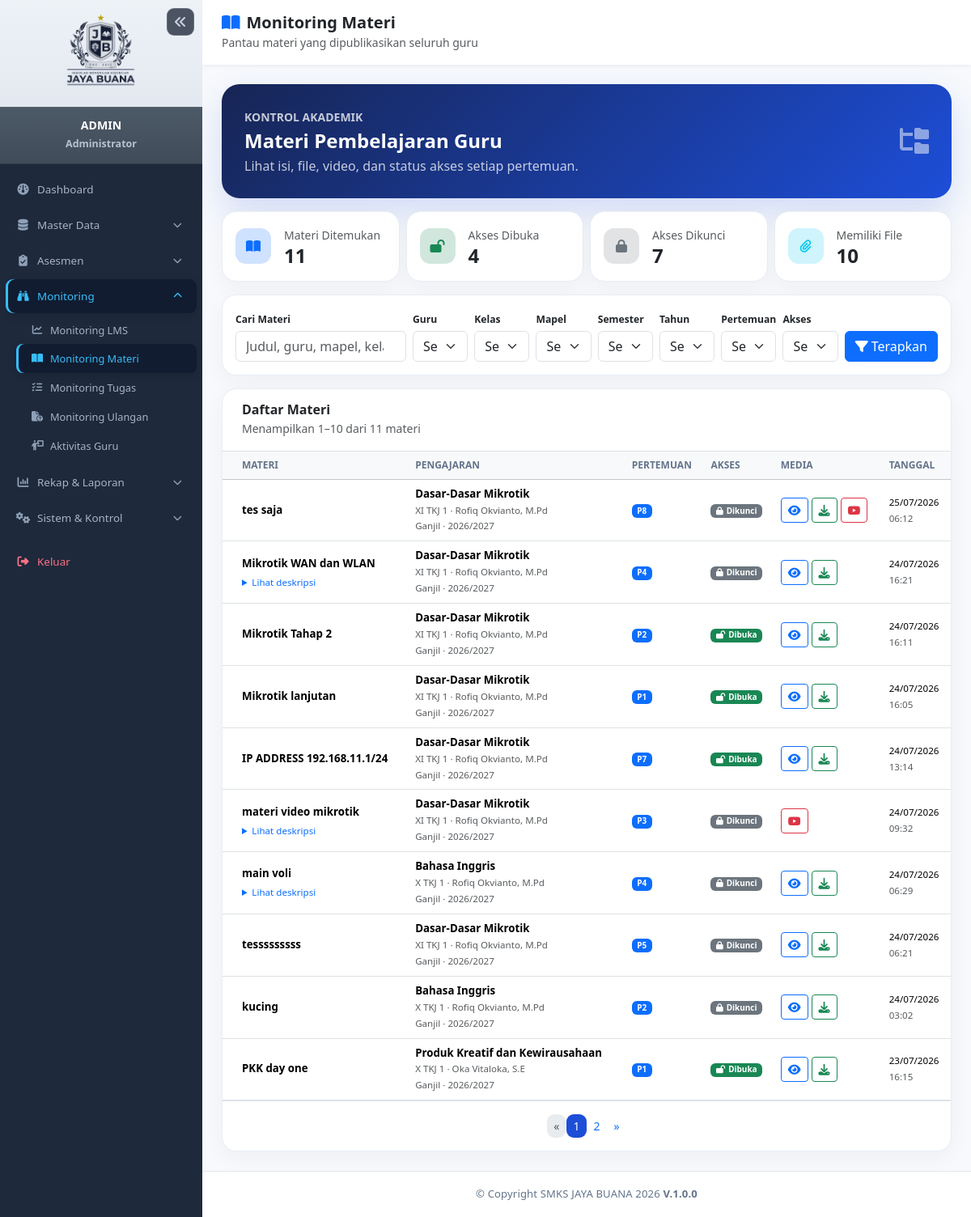
Screenshot of /admin/monitoring_materi.php (signed in) with the database file from the repository.
### tables this page shows
CREATE TABLE `materi` (
  `id` int(10) UNSIGNED NOT NULL,
  `pengajaran_id` int(10) UNSIGNED NOT NULL,
  `pertemuan_ke` tinyint(3) UNSIGNED NOT NULL DEFAULT 1,
  `judul` varchar(200) NOT NULL,
  `deskripsi` text DEFAULT NULL,
  `video_url` varchar(500) DEFAULT NULL,
  `file_path` varchar(255) DEFAULT NULL,
  `created_at` timestamp NULL DEFAULT current_timestamp()
);

CREATE TABLE `mapel` (
  `id` int(10) UNSIGNED NOT NULL,
  `kode_mapel` varchar(20) NOT NULL,
  `nama_mapel` varchar(100) NOT NULL,
  `kelompok` varchar(50) DEFAULT 'Muatan Kejuruan',
  `created_at` timestamp NULL DEFAULT current_timestamp()
);

CREATE TABLE `kelas` (
  `id` int(10) UNSIGNED NOT NULL,
  `nama_kelas` varchar(50) NOT NULL,
  `tingkat` enum('X','XI','XII') NOT NULL,
  `jurusan` varchar(100) NOT NULL,
  `created_at` timestamp NULL DEFAULT current_timestamp()
);

CREATE TABLE `guru` (
  `id` int(10) UNSIGNED NOT NULL,
  `user_id` int(10) UNSIGNED NOT NULL,
  `nip` varchar(30) DEFAULT NULL,
  `nama_lengkap` varchar(100) NOT NULL,
  `email` varchar(100) DEFAULT NULL,
  `created_at` timestamp NULL DEFAULT current_timestamp()
);

CREATE TABLE `pengajaran` (
  `id` int(10) UNSIGNED NOT NULL,
  `guru_id` int(10) UNSIGNED NOT NULL,
  `mapel_id` int(10) UNSIGNED NOT NULL,
  `kelas_id` int(10) UNSIGNED NOT NULL,
  `tahun_ajaran` varchar(10) DEFAULT '2025/2026',
  `semester` enum('Ganjil','Genap') DEFAULT 'Genap',
  `kkm` decimal(5,2) UNSIGNED NOT NULL DEFAULT 75.00,
  `created_at` timestamp NULL DEFAULT current_timestamp()
);

### config/helper.php (called while the page is built, shortened)
<?php
function sanitize($data) {
    return htmlspecialchars(trim($data), ENT_QUOTES, 'UTF-8');
}

### admin/monitoring_materi.php (the view, shortened to what this page needs)
<?php
require_once __DIR__ . '/../includes/header.php';
$db = Database::getInstance();
$guru_id = (int)($_GET['guru_id'] ?? 0);
$kelas_id = (int)($_GET['kelas_id'] ?? 0);
$mapel_id = (int)($_GET['mapel_id'] ?? 0);
$semester = in_array($_GET['semester'] ?? '', ['Ganjil', 'Genap'], true) ? $_GET['semester'] : '';
$tahun_ajaran = trim($_GET['tahun_ajaran'] ?? '');
$pertemuan = (int)($_GET['pertemuan'] ?? 0);
$status_akses = in_array($_GET['status_akses'] ?? '', ['Dibuka', 'Dikunci'], true) ? $_GET['status_akses'] : '';
$q = trim($_GET['q'] ?? '');
$halaman = max(1, (int)($_GET['page'] ?? 1));
$per_halaman = 10;
if ($pertemuan < 1 || $pertemuan > 20) $pertemuan = 0;
$where = [];
$params = [];
$where_sql = $where ? ' WHERE ' . implode(' AND ', $where) : '';
$from_sql =
    ' FROM materi mat
      JOIN pengajaran p ON p.id=mat.pengajaran_id
      JOIN guru g ON g.id=p.guru_id
      JOIN mapel m ON m.id=p.mapel_id
      JOIN kelas k ON k.id=p.kelas_id
      LEFT JOIN akses_pertemuan ap ON ap.pengajaran_id=mat.pengajaran_id
                                  AND ap.pertemuan_ke=mat.pertemuan_ke ';
$stmt = $db->prepare('SELECT COUNT(*)' . $from_sql . $where_sql);
$stmt->execute($params);
$total_materi = (int)$stmt->fetchColumn();
$total_halaman = max(1, (int)ceil($total_materi / $per_halaman));
$halaman = min($halaman, $total_halaman);
$offset = ($halaman - 1) * $per_halaman;
$stmt = $db->prepare(
    "SELECT mat.id,mat.pertemuan_ke,mat.judul,mat.deskripsi,mat.video_url,mat.file_path,mat.created_at,
            p.semester,p.tahun_ajaran,g.nama_lengkap AS nama_guru,m.nama_mapel,k.nama_kelas,
            COALESCE(ap.status,'Dikunci') AS status_akses,ap.dibuka_pada
     $from_sql $where_sql
     ORDER BY mat.created_at DESC,mat.id DESC LIMIT ? OFFSET ?"
);
$index = 1;
$stmt->bindValue($index++, $per_halaman, PDO::PARAM_INT);
$stmt->bindValue($index, $offset, PDO::PARAM_INT);
$stmt->execute();
$materi_list = $stmt->fetchAll();
$stmt = $db->prepare(
    "SELECT COUNT(*) total,
            SUM(CASE WHEN COALESCE(ap.status,'Dikunci')='Dibuka' THEN 1 ELSE 0 END) dibuka,
            SUM(CASE WHEN COALESCE(ap.status,'Dikunci')='Dikunci' THEN 1 ELSE 0 END) dikunci,
            SUM(CASE WHEN mat.file_path IS NOT NULL AND mat.file_path<>'' THEN 1 ELSE 0 END) dengan_file
     $from_sql $where_sql"
);
$stmt->execute($params);
$ringkasan = $stmt->fetch() ?: ['total'=>0,'dibuka'=>0,'dikunci'=>0,'dengan_file'=>0];
$query_state = [
    'guru_id'=>$guru_id,'kelas_id'=>$kelas_id,'mapel_id'=>$mapel_id,'semester'=>$semester,
    'tahun_ajaran'=>$tahun_ajaran,'pertemuan'=>$pertemuan,'status_akses'=>$status_akses,'q'=>$q,
];
function url_video_materi_admin(?string $url): ?string {
    if (!$url || !filter_var($url, FILTER_VALIDATE_URL)) return null;
    $host = strtolower((string)parse_url($url, PHP_URL_HOST));
    $host = preg_replace('/^www\./', '', $host);
    return in_array($host, ['youtube.com', 'm.youtube.com', 'youtu.be'], true) ? $url : null;
}
?>
<?php require_once __DIR__ . '/../includes/sidebar.php'; ?>
<div id="page-content-wrapper" class="material-monitor-page">
<nav class="navbar top-navbar px-3 px-md-4 py-3"><div><h5 class="fw-bold mb-0"><i class="fa-solid fa-book-open text-primary me-2"></i>Monitoring Materi</h5><small class="text-muted">Pantau materi yang dipublikasikan seluruh guru</small></div></nav>
<main class="container-fluid monitor-content p-3 p-md-4">
    <section class="monitor-hero mb-3"><div class="d-flex flex-wrap justify-content-between align-items-center gap-3"><div><small class="text-uppercase fw-semibold opacity-75">Kontrol Akademik</small><h2 class="h4 fw-bold my-1">Materi Pembelajaran Guru</h2><p class="mb-0 opacity-75">Lihat isi, file, video, dan status akses setiap pertemuan.</p></div><i class="fa-solid fa-folder-tree fa-2x opacity-50"></i></div></section>
    <div class="row g-2 mb-3">
        <?php foreach([
            ['Materi Ditemukan',(int)$ringkasan['total'],'fa-book-open','primary'],
            ['Akses Dibuka',(int)$ringkasan['dibuka'],'fa-lock-open','success'],
            ['Akses Dikunci',(int)$ringkasan['dikunci'],'fa-lock','secondary'],
            ['Memiliki File',(int)$ringkasan['dengan_file'],'fa-paperclip','info'],
        ] as [$label,$jumlah,$icon,$warna]): ?><div class="col-6 col-xl-3"><div class="card metric-card p-3 h-100"><div class="d-flex align-items-center gap-3"><span class="metric-icon bg-<?= $warna ?>-subtle text-<?= $warna ?>"><i class="fa-solid <?= $icon ?>"></i></span><div><small class="text-muted"><?= $label ?></small><h4 class="fw-bold mb-0"><?= $jumlah ?></h4></div></div></div></div><?php endforeach ?>
    </div>
    <section class="card monitor-card filter-card mb-3"><div class="card-body p-3">
        <form method="get" id="filterMateriAdmin" class="row g-2 align-items-end">
            <div class="col-md-6 col-xl-3"><label class="form-label">Cari Materi</label><input type="search" name="q" value="<?= sanitize($q) ?>" class="form-control" placeholder="Judul, guru, mapel, kelas..."></div>
            <div class="col-6 col-md-3 col-xl"><label class="form-label">Guru</label><select name="guru_id" class="form-select"><option value="0">Semua</option></select></div>
            <div class="col-6 col-md-3 col-xl"><label class="form-label">Kelas</label><select name="kelas_id" class="form-select"><option value="0">Semua</option></select></div>
            <div class="col-6 col-md-3 col-xl"><label class="form-label">Mapel</label><select name="mapel_id" class="form-select"><option value="0">Semua</option></select></div>
            <div class="col-6 col-md-3 col-xl"><label class="form-label">Semester</label><select name="semester" class="form-select"><option value="">Semua</option></select></div>
            <div class="col-6 col-md-3 col-xl"><label class="form-label">Tahun</label><select name="tahun_ajaran" class="form-select"><option value="">Semua</option></select></div>
            <div class="col-6 col-md-3 col-xl"><label class="form-label">Pertemuan</label><select name="pertemuan" class="form-select"><option value="0">Semua</option></select></div>
            <div class="col-6 col-md-3 col-xl"><label class="form-label">Akses</label><select name="status_akses" class="form-select"><option value="">Semua</option></select></div>
            <div class="col-6 col-md-3 col-xl-auto"><button class="btn btn-primary w-100"><i class="fa-solid fa-filter me-1"></i>Terapkan</button></div>
        </form>
    </div></section>
    <section class="card monitor-card"><div class="card-body p-0">
        <div class="d-flex justify-content-between align-items-center gap-2 px-3 px-md-4 py-3 border-bottom"><div><h6 class="fw-bold mb-0">Daftar Materi</h6><small class="text-muted">Menampilkan <?= $total_materi?$offset+1:0 ?>–<?= min($offset+$per_halaman,$total_materi) ?> dari <?= $total_materi ?> materi</small></div></div>
        <div class="table-responsive d-none d-md-block"><table class="table table-hover material-table mb-0"><thead class="table-light"><tr><th class="ps-4">Materi</th><th>Pengajaran</th><th>Pertemuan</th><th>Akses</th><th>Media</th><th>Tanggal</th></tr></thead><tbody>
            <?php foreach($materi_list as $materi): $video_admin=url_video_materi_admin($materi['video_url']); ?><tr><td class="ps-4"><div class="material-title"><strong><?= sanitize($materi['judul']) ?></strong><?php if($materi['deskripsi']): ?><details><summary class="small text-primary mt-1">Lihat deskripsi</summary><div class="small text-muted mt-1"><?= nl2br(sanitize($materi['deskripsi'])) ?></div></details><?php endif ?></div></td><td><strong><?= sanitize($materi['nama_mapel']) ?></strong><br><small class="text-muted"><?= sanitize($materi['nama_kelas']) ?> · <?= sanitize($materi['nama_guru']) ?><br><?= sanitize($materi['semester']) ?> · <?= sanitize($materi['tahun_ajaran']) ?></small></td><td><span class="badge bg-primary">P<?= (int)$materi['pertemuan_ke'] ?></span></td><td><span class="badge <?= $materi['status_akses']==='Dibuka'?'bg-success':'bg-secondary' ?>"><i class="fa-solid <?= $materi['status_akses']==='Dibuka'?'fa-lock-open':'fa-lock' ?> me-1"></i><?= sanitize($materi['status_akses']) ?></span></td><td><div class="d-flex flex-wrap gap-1"><?php if($materi['file_path']): ?><a href="materi_file.php?id=<?= (int)$materi['id'] ?>&amp;mode=preview" target="_blank" rel="noopener" class="btn btn-sm btn-outline-primary"><i class="fa-solid fa-eye"></i></a><a href="materi_file.php?id=<?= (int)$materi['id'] ?>&amp;mode=download" class="btn btn-sm btn-outline-success"><i class="fa-solid fa-download"></i></a><?php endif ?><?php if($video_admin): ?><a href="<?= sanitize($video_admin) ?>" target="_blank" rel="noopener noreferrer" class="btn btn-sm btn-outline-danger"><i class="fa-brands fa-youtube"></i></a><?php endif ?><?php if(!$materi['file_path']&&!$video_admin): ?><span class="text-muted">—</span><?php endif ?></div></td><td><small><?= date('d/m/Y',strtotime($materi['created_at'])) ?><br><span class="text-muted"><?= date('H:i',strtotime($materi['created_at'])) ?></span></small></td></tr><?php endforeach ?>
        </tbody></table></div>
        <?php if($total_halaman>1): ?><nav class="p-3 border-top" aria-label="Halaman materi"><ul class="pagination pagination-sm justify-content-center mb-0"><li class="page-item <?= $halaman<=1?'disabled':'' ?>"><a class="page-link" href="?<?= http_build_query(array_merge($query_state,['page'=>max(1,$halaman-1)])) ?>">&laquo;</a></li><?php $mulai=max(1,$halaman-2);$akhir=min($total_halaman,$halaman+2);for($i=$mulai;$i<=$akhir;$i++): ?><li class="page-item <?= $i===$halaman?'active':'' ?>"><a class="page-link" href="?<?= http_build_query(array_merge($query_state,['page'=>$i])) ?>"><?= $i ?></a></li><?php endfor ?><li class="page-item <?= $halaman>=$total_halaman?'disabled':'' ?>"><a class="page-link" href="?<?= http_build_query(array_merge($query_state,['page'=>min($total_halaman,$halaman+1)])) ?>">&raquo;</a></li></ul></nav><?php endif ?>
    </div></section>
</main>
</div>
<?php require_once __DIR__ . '/../includes/footer.php'; ?>

### includes/header.php (style rules this page uses)
:root { --sidebar-width: 250px; }
body { background-color: #f4f6f9; font-family: 'Segoe UI', Tahoma, Geneva, Verdana, sans-serif; }
#page-content-wrapper { flex-grow: 1; overflow-y: auto; }
.top-navbar { background: #ffffff; box-shadow: 0 2px 4px rgba(0,0,0,0.05); }

### admin/monitoring_materi.php (style rules this page uses)
.material-monitor-page { background:#f7f9fc;min-width:0 }
.monitor-content { max-width:1400px;margin:auto }
.monitor-hero { background:linear-gradient(135deg,#172554,#1d4ed8);color:#fff;border-radius:22px;padding:28px;box-shadow:0 18px 44px rgba(29,78,216,.17) }
.monitor-card,.metric-card { border:1px solid #e8edf5!important;border-radius:18px!important;box-shadow:0 8px 28px rgba(15,23,42,.045)!important }
.metric-icon { width:44px;height:44px;display:grid;place-items:center;border-radius:13px }
.filter-card .form-label { font-size:.76rem;font-weight:700;margin-bottom:.35rem }
.material-table th { white-space:nowrap;font-size:.75rem;text-transform:uppercase;color:#64748b }
.material-table td { vertical-align:middle;font-size:.83rem }
.material-title { max-width:280px;overflow-wrap:anywhere }
.pagination .page-link { border:0;border-radius:9px!important;margin:0 2px }
.pagination .active .page-link { background:#1d4ed8 }

### includes/footer.php (style rules this page uses)
#page-content-wrapper { display: flex; flex-direction: column; }

### rows the page displays
materi: judul "tes saja", mapel.nama_mapel "Dasar-Dasar Mikrotik", kelas.nama_kelas "XI TKJ 1", guru.nama_lengkap "Rofiq Okvianto, M.Pd", pengajaran.semester "Ganjil", pengajaran.tahun_ajaran "2026/2027", pertemuan_ke "8", status_akses "Dikunci", created_at "25/07/2026", created_at "06:12"
materi: judul "Mikrotik WAN dan WLAN", mapel.nama_mapel "Dasar-Dasar Mikrotik", kelas.nama_kelas "XI TKJ 1", guru.nama_lengkap "Rofiq Okvianto, M.Pd", pengajaran.semester "Ganjil", pengajaran.tahun_ajaran "2026/2027", pertemuan_ke "4", status_akses "Dikunci", created_at "24/07/2026", created_at "16:21"
materi: judul "Mikrotik Tahap 2", mapel.nama_mapel "Dasar-Dasar Mikrotik", kelas.nama_kelas "XI TKJ 1", guru.nama_lengkap "Rofiq Okvianto, M.Pd", pengajaran.semester "Ganjil", pengajaran.tahun_ajaran "2026/2027", pertemuan_ke "2", status_akses "Dibuka", created_at "24/07/2026", created_at "16:11"
materi: judul "Mikrotik lanjutan", mapel.nama_mapel "Dasar-Dasar Mikrotik", kelas.nama_kelas "XI TKJ 1", guru.nama_lengkap "Rofiq Okvianto, M.Pd", pengajaran.semester "Ganjil", pengajaran.tahun_ajaran "2026/2027", pertemuan_ke "1", status_akses "Dibuka", created_at "24/07/2026", created_at "16:05"
materi: judul "IP ADDRESS 192.168.11.1/24", mapel.nama_mapel "Dasar-Dasar Mikrotik", kelas.nama_kelas "XI TKJ 1", guru.nama_lengkap "Rofiq Okvianto, M.Pd", pengajaran.semester "Ganjil", pengajaran.tahun_ajaran "2026/2027", pertemuan_ke "7", status_akses "Dibuka", created_at "24/07/2026", created_at "13:14"
materi: judul "materi video mikrotik", mapel.nama_mapel "Dasar-Dasar Mikrotik", kelas.nama_kelas "XI TKJ 1", guru.nama_lengkap "Rofiq Okvianto, M.Pd", pengajaran.semester "Ganjil", pengajaran.tahun_ajaran "2026/2027", pertemuan_ke "3", status_akses "Dikunci", created_at "24/07/2026", created_at "09:32"
materi: judul "main voli", mapel.nama_mapel "Bahasa Inggris", kelas.nama_kelas "X TKJ 1", guru.nama_lengkap "Rofiq Okvianto, M.Pd", pengajaran.semester "Ganjil", pengajaran.tahun_ajaran "2026/2027", pertemuan_ke "4", status_akses "Dikunci", created_at "24/07/2026", created_at "06:29"
materi: judul "tesssssssss", mapel.nama_mapel "Dasar-Dasar Mikrotik", kelas.nama_kelas "XI TKJ 1", guru.nama_lengkap "Rofiq Okvianto, M.Pd", pengajaran.semester "Ganjil", pengajaran.tahun_ajaran "2026/2027", pertemuan_ke "5", status_akses "Dikunci", created_at "24/07/2026", created_at "06:21"
materi: judul "kucing", mapel.nama_mapel "Bahasa Inggris", kelas.nama_kelas "X TKJ 1", guru.nama_lengkap "Rofiq Okvianto, M.Pd", pengajaran.semester "Ganjil", pengajaran.tahun_ajaran "2026/2027", pertemuan_ke "2", status_akses "Dikunci", created_at "24/07/2026", created_at "03:02"
materi: judul "PKK day one", mapel.nama_mapel "Produk Kreatif dan Kewirausahaan", kelas.nama_kelas "X TKJ 1", guru.nama_lengkap "Oka Vitaloka, S.E", pengajaran.semester "Ganjil", pengajaran.tahun_ajaran "2026/2027", pertemuan_ke "1", status_akses "Dibuka", created_at "23/07/2026", created_at "16:15"

### other values shown
$sidebar_profile_name "ADMIN"
$sidebar_profile_role "Administrator"
$label "Materi Ditemukan"
$jumlah "11"
$label "Akses Dibuka"
$jumlah "4"
$label "Akses Dikunci"
$jumlah "7"
$label "Memiliki File"
$jumlah "10"
$offset+1 "1"
min($offset+$per_halaman,$total_materi) "10"
$total_materi "11"
